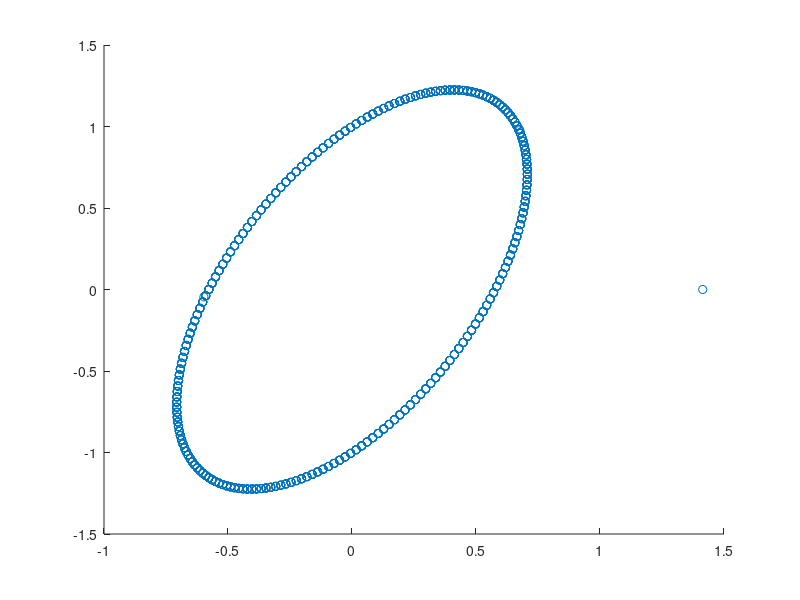
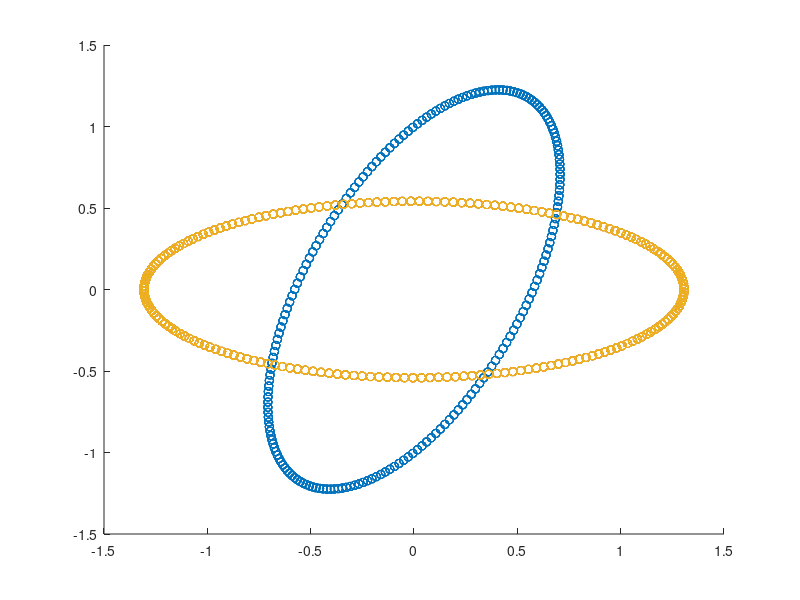

Here is the MATLAB script that generated these plots, in order:
% Frequency of source
freq = 2000;

% Sampling rate
samp_rate = 39.8e3;

% Analong over sample rate
OSR = 16;

% Determine sample rate of simulation
sim_rate = samp_rate*OSR;

% Number of received samples
N = 1024;

% Time axis for simulation data
n = 0:(N*OSR-1);

% Create transmitted signal
x = exp(1i*2*pi*freq/sim_rate*n);

% I/Q Magnitude Imbalance
eps = 0;

% I/Q Phase Imbalance
phi = pi/4; %3*pi/16 + pi;

% Carrier Frequency
fc = 0.3;

% Mix signal to carrier frequency
tx_sig = real(x)*(1+eps).*cos(2*pi*fc*n+phi)-imag(x).*sin(2*pi*fc*n);

% Arbitrary Scale Factor to Simplify Math
tx_sig = tx_sig*2;

% Mix and LPF signal
rx_sig = tx_sig.*exp(-1i*2*pi*fc*n);
h = fir1(31,fc);
rx_sig = filtfilt(h,1,rx_sig);

% Decimate to get back to sampled signal
rx_sig = rx_sig(1:OSR:end);

% Create plot of constellation
figure(1); clf;
scatter(real(rx_sig),imag(rx_sig));
% xlim([-1.5 1.5])
% ylim([-1.5 1.5])

% Generate received signal based on formulas stated in homework submission
ar = (1+eps)*cos(phi);
ai = 1i*(1+eps)*sin(phi)+1;
ai_mag = abs(ai);
ai_phase = angle(ai);
f = freq/samp_rate;
x = ar*cos(2*pi*f*(0:999)) + 1i*ai_mag*sin(2*pi*f*(0:999)+ai_phase);

% Create scatter plot with received signal
figure(2); clf;
scatter(real(x),imag(x))
hold on;

% Show form in problem is mathematically equivalent
ai_mag = sqrt(1+(1+eps)^2*sin(phi)^2);
ai_phase = atan((1+eps)*sin(phi));
% x = ar*cos(2*pi*f*(0:999)) + 1i*ai_mag*sin(2*pi*f*(0:999)+ai_phase);
% theta = phi/2+pi/4-3*pi/2
% 0.5*atan2(sin(2*phi),(cos(2*phi)-1))]
n = mod(round(mod(phi/(2*pi),1)*4),4)
% if n == 2
%     n = 0;
% end
n = 0
theta = 0.5*atan(((1+eps)^2*sin(2*phi))/((1+eps)^2*cos(2*phi)-1)) + n*pi/2;
theta = phi/2 + pi/4;
% if (sign(cos(theta)) ~= sign(cos(phi-theta)))
%     error('Bad Rotation Angle');
% end
% theta/pi
t = 0:999;
a1_mag = sqrt((1+eps)^2*cos(phi-theta)^2+sin(theta)^2);
a2_mag = sqrt((1+eps)^2*sin(phi-theta)^2+cos(theta)^2);
a1_phase = atan2(-sin(theta),(1+eps)*cos(phi-theta))
a2_phase = atan2((1+eps)*sin(phi-theta),cos(theta))
x = a1_mag*cos(2*pi*f*t+a1_phase) + 1i*a2_mag*sin(2*pi*f*t+a2_phase);
% x = x*exp(1i*theta);
% x = sqrt(1+2*(1+eps)*cos*cos(phi-theta)*cos(2*pi*f*(0:999))+
scatter(real(x),imag(x))
% xlim([-1.5 1.5])
% ylim([-1.5 1.5])
% x = a1_mag*cos(2*pi*f*t+a1_phase) + 1i*a2_mag*sin(2*pi*f*t+a1_phase);
scatter(real(x),imag(x))